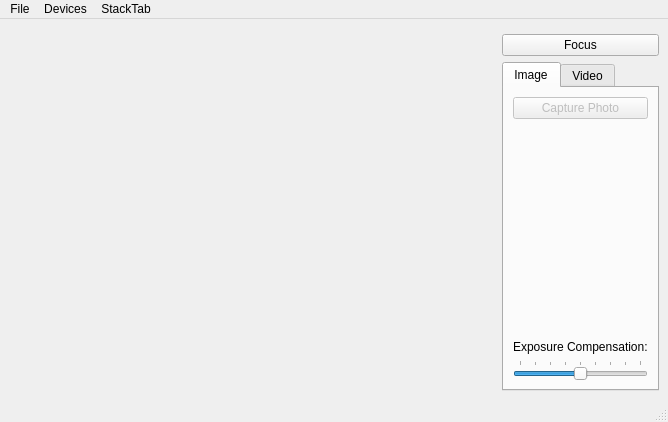
<?xml version="1.0" encoding="UTF-8"?>
<ui version="4.0">
 <class>Camera</class>
 <widget class="QMainWindow" name="Camera">
  <property name="geometry">
   <rect>
    <x>0</x>
    <y>0</y>
    <width>668</width>
    <height>422</height>
   </rect>
  </property>
  <property name="windowTitle">
   <string>Camera</string>
  </property>
  <widget class="QWidget" name="centralwidget">
   <layout class="QGridLayout" name="gridLayout_3">
    <item row="0" column="0" rowspan="3">
     <widget class="QStackedWidget" name="stackedWidget">
      <property name="sizePolicy">
       <sizepolicy hsizetype="Preferred" vsizetype="Preferred">
        <horstretch>1</horstretch>
        <verstretch>0</verstretch>
       </sizepolicy>
      </property>
      <property name="palette">
       <palette>
        <active>
         <colorrole role="Base">
          <brush brushstyle="SolidPattern">
           <color alpha="255">
            <red>255</red>
            <green>255</green>
            <blue>255</blue>
           </color>
          </brush>
         </colorrole>
         <colorrole role="Window">
          <brush brushstyle="SolidPattern">
           <color alpha="255">
            <red>145</red>
            <green>145</green>
            <blue>145</blue>
           </color>
          </brush>
         </colorrole>
        </active>
        <inactive>
         <colorrole role="Base">
          <brush brushstyle="SolidPattern">
           <color alpha="255">
            <red>255</red>
            <green>255</green>
            <blue>255</blue>
           </color>
          </brush>
         </colorrole>
         <colorrole role="Window">
          <brush brushstyle="SolidPattern">
           <color alpha="255">
            <red>145</red>
            <green>145</green>
            <blue>145</blue>
           </color>
          </brush>
         </colorrole>
        </inactive>
        <disabled>
         <colorrole role="Base">
          <brush brushstyle="SolidPattern">
           <color alpha="255">
            <red>145</red>
            <green>145</green>
            <blue>145</blue>
           </color>
          </brush>
         </colorrole>
         <colorrole role="Window">
          <brush brushstyle="SolidPattern">
           <color alpha="255">
            <red>145</red>
            <green>145</green>
            <blue>145</blue>
           </color>
          </brush>
         </colorrole>
        </disabled>
       </palette>
      </property>
      <property name="currentIndex">
       <number>0</number>
      </property>
      <widget class="QWidget" name="viewfinderPage">
       <layout class="QGridLayout" name="gridLayout_5">
        <item row="0" column="0">
         <widget class="QCameraViewfinder" name="viewfinder" native="true"/>
        </item>
       </layout>
      </widget>
      <widget class="QWidget" name="previewPage">
       <layout class="QGridLayout" name="gridLayout_4">
        <item row="0" column="0">
         <widget class="QLabel" name="lastImagePreviewLabel">
          <property name="sizePolicy">
           <sizepolicy hsizetype="Preferred" vsizetype="MinimumExpanding">
            <horstretch>0</horstretch>
            <verstretch>0</verstretch>
           </sizepolicy>
          </property>
          <property name="frameShape">
           <enum>QFrame::Box</enum>
          </property>
          <property name="text">
           <string/>
          </property>
         </widget>
        </item>
       </layout>
      </widget>
     </widget>
    </item>
    <item row="1" column="1" colspan="2">
     <widget class="QPushButton" name="lockButton">
      <property name="text">
       <string>Focus</string>
      </property>
     </widget>
    </item>
    <item row="2" column="1" colspan="2">
     <widget class="QTabWidget" name="captureWidget">
      <property name="currentIndex">
       <number>0</number>
      </property>
      <widget class="QWidget" name="tab_2">
       <attribute name="title">
        <string>Image</string>
       </attribute>
       <layout class="QGridLayout" name="gridLayout">
        <item row="0" column="0">
         <widget class="QPushButton" name="takeImageButton">
          <property name="enabled">
           <bool>false</bool>
          </property>
          <property name="text">
           <string>Capture Photo</string>
          </property>
         </widget>
        </item>
        <item row="1" column="0">
         <spacer name="verticalSpacer_2">
          <property name="orientation">
           <enum>Qt::Vertical</enum>
          </property>
          <property name="sizeHint" stdset="0">
           <size>
            <width>20</width>
            <height>161</height>
           </size>
          </property>
         </spacer>
        </item>
        <item row="2" column="0">
         <widget class="QLabel" name="label">
          <property name="text">
           <string>Exposure Compensation:</string>
          </property>
         </widget>
        </item>
        <item row="3" column="0">
         <widget class="QSlider" name="exposureCompensation">
          <property name="minimum">
           <number>-4</number>
          </property>
          <property name="maximum">
           <number>4</number>
          </property>
          <property name="pageStep">
           <number>2</number>
          </property>
          <property name="orientation">
           <enum>Qt::Horizontal</enum>
          </property>
          <property name="tickPosition">
           <enum>QSlider::TicksAbove</enum>
          </property>
         </widget>
        </item>
       </layout>
      </widget>
      <widget class="QWidget" name="tab">
       <attribute name="title">
        <string>Video</string>
       </attribute>
       <layout class="QGridLayout" name="gridLayout_2">
        <item row="0" column="0">
         <widget class="QPushButton" name="recordButton">
          <property name="text">
           <string>Record</string>
          </property>
         </widget>
        </item>
        <item row="1" column="0">
         <widget class="QPushButton" name="pauseButton">
          <property name="text">
           <string>Pause</string>
          </property>
         </widget>
        </item>
        <item row="2" column="0">
         <widget class="QPushButton" name="stopButton">
          <property name="text">
           <string>Stop</string>
          </property>
         </widget>
        </item>
        <item row="3" column="0">
         <spacer name="verticalSpacer">
          <property name="orientation">
           <enum>Qt::Vertical</enum>
          </property>
          <property name="sizeHint" stdset="0">
           <size>
            <width>20</width>
            <height>76</height>
           </size>
          </property>
         </spacer>
        </item>
        <item row="4" column="0">
         <widget class="QPushButton" name="muteButton">
          <property name="text">
           <string>Mute</string>
          </property>
          <property name="checkable">
           <bool>true</bool>
          </property>
         </widget>
        </item>
       </layout>
      </widget>
     </widget>
    </item>
   </layout>
  </widget>
  <widget class="QMenuBar" name="menubar">
   <property name="geometry">
    <rect>
     <x>0</x>
     <y>0</y>
     <width>668</width>
     <height>22</height>
    </rect>
   </property>
   <widget class="QMenu" name="menuFile">
    <property name="title">
     <string>File</string>
    </property>
    <addaction name="actionStartCamera"/>
    <addaction name="actionStopCamera"/>
    <addaction name="separator"/>
    <addaction name="actionSettings"/>
    <addaction name="separator"/>
    <addaction name="actionExit"/>
   </widget>
   <widget class="QMenu" name="menuDevices">
    <property name="title">
     <string>Devices</string>
    </property>
   </widget>
   <widget class="QMenu" name="menuStackTab">
    <property name="title">
     <string>StackTab</string>
    </property>
    <addaction name="actionViewFinder"/>
    <addaction name="actionPreviewLayer"/>
   </widget>
   <addaction name="menuFile"/>
   <addaction name="menuDevices"/>
   <addaction name="menuStackTab"/>
  </widget>
  <widget class="QStatusBar" name="statusbar"/>
  <action name="actionExit">
   <property name="text">
    <string>Exit</string>
   </property>
  </action>
  <action name="actionStartCamera">
   <property name="text">
    <string>Start Camera</string>
   </property>
  </action>
  <action name="actionStopCamera">
   <property name="text">
    <string>Stop Camera</string>
   </property>
  </action>
  <action name="actionSettings">
   <property name="text">
    <string>Settings</string>
   </property>
  </action>
  <action name="actionViewFinder">
   <property name="text">
    <string>ViewFinder</string>
   </property>
  </action>
  <action name="actionPreviewLayer">
   <property name="text">
    <string>PreviewLayer</string>
   </property>
  </action>
 </widget>
 <customwidgets>
  <customwidget>
   <class>QCameraViewfinder</class>
   <extends>QWidget</extends>
   <header>qcameraviewfinder.h</header>
   <container>1</container>
  </customwidget>
 </customwidgets>
 <resources/>
 <connections>
  <connection>
   <sender>recordButton</sender>
   <signal>clicked()</signal>
   <receiver>Camera</receiver>
   <slot>record()</slot>
   <hints>
    <hint type="sourcelabel">
     <x>542</x>
     <y>112</y>
    </hint>
    <hint type="destinationlabel">
     <x>61</x>
     <y>238</y>
    </hint>
   </hints>
  </connection>
  <connection>
   <sender>stopButton</sender>
   <signal>clicked()</signal>
   <receiver>Camera</receiver>
   <slot>stop()</slot>
   <hints>
    <hint type="sourcelabel">
     <x>542</x>
     <y>179</y>
    </hint>
    <hint type="destinationlabel">
     <x>140</x>
     <y>236</y>
    </hint>
   </hints>
  </connection>
  <connection>
   <sender>pauseButton</sender>
   <signal>clicked()</signal>
   <receiver>Camera</receiver>
   <slot>pause()</slot>
   <hints>
    <hint type="sourcelabel">
     <x>542</x>
     <y>145</y>
    </hint>
    <hint type="destinationlabel">
     <x>234</x>
     <y>237</y>
    </hint>
   </hints>
  </connection>
  <connection>
   <sender>actionExit</sender>
   <signal>triggered()</signal>
   <receiver>Camera</receiver>
   <slot>close()</slot>
   <hints>
    <hint type="sourcelabel">
     <x>-1</x>
     <y>-1</y>
    </hint>
    <hint type="destinationlabel">
     <x>154</x>
     <y>130</y>
    </hint>
   </hints>
  </connection>
  <connection>
   <sender>takeImageButton</sender>
   <signal>clicked()</signal>
   <receiver>Camera</receiver>
   <slot>takeImage()</slot>
   <hints>
    <hint type="sourcelabel">
     <x>625</x>
     <y>132</y>
    </hint>
    <hint type="destinationlabel">
     <x>603</x>
     <y>169</y>
    </hint>
   </hints>
  </connection>
  <connection>
   <sender>lockButton</sender>
   <signal>clicked()</signal>
   <receiver>Camera</receiver>
   <slot>toggleLock()</slot>
   <hints>
    <hint type="sourcelabel">
     <x>658</x>
     <y>75</y>
    </hint>
    <hint type="destinationlabel">
     <x>453</x>
     <y>119</y>
    </hint>
   </hints>
  </connection>
  <connection>
   <sender>muteButton</sender>
   <signal>toggled(bool)</signal>
   <receiver>Camera</receiver>
   <slot>setMuted(bool)</slot>
   <hints>
    <hint type="sourcelabel">
     <x>542</x>
     <y>343</y>
    </hint>
    <hint type="destinationlabel">
     <x>5</x>
     <y>280</y>
    </hint>
   </hints>
  </connection>
  <connection>
   <sender>exposureCompensation</sender>
   <signal>valueChanged(int)</signal>
   <receiver>Camera</receiver>
   <slot>setExposureCompensation(int)</slot>
   <hints>
    <hint type="sourcelabel">
     <x>559</x>
     <y>367</y>
    </hint>
    <hint type="destinationlabel">
     <x>665</x>
     <y>365</y>
    </hint>
   </hints>
  </connection>
  <connection>
   <sender>actionSettings</sender>
   <signal>triggered()</signal>
   <receiver>Camera</receiver>
   <slot>configureCaptureSettings()</slot>
   <hints>
    <hint type="sourcelabel">
     <x>-1</x>
     <y>-1</y>
    </hint>
    <hint type="destinationlabel">
     <x>333</x>
     <y>210</y>
    </hint>
   </hints>
  </connection>
  <connection>
   <sender>actionStartCamera</sender>
   <signal>triggered()</signal>
   <receiver>Camera</receiver>
   <slot>startCamera()</slot>
   <hints>
    <hint type="sourcelabel">
     <x>-1</x>
     <y>-1</y>
    </hint>
    <hint type="destinationlabel">
     <x>333</x>
     <y>210</y>
    </hint>
   </hints>
  </connection>
  <connection>
   <sender>actionStopCamera</sender>
   <signal>triggered()</signal>
   <receiver>Camera</receiver>
   <slot>stopCamera()</slot>
   <hints>
    <hint type="sourcelabel">
     <x>-1</x>
     <y>-1</y>
    </hint>
    <hint type="destinationlabel">
     <x>333</x>
     <y>210</y>
    </hint>
   </hints>
  </connection>
 </connections>
 <slots>
  <slot>record()</slot>
  <slot>pause()</slot>
  <slot>stop()</slot>
  <slot>enablePreview(bool)</slot>
  <slot>configureCaptureSettings()</slot>
  <slot>takeImage()</slot>
  <slot>startCamera()</slot>
  <slot>toggleLock()</slot>
  <slot>setMuted(bool)</slot>
  <slot>stopCamera()</slot>
  <slot>setExposureCompensation(int)</slot>
 </slots>
</ui>
